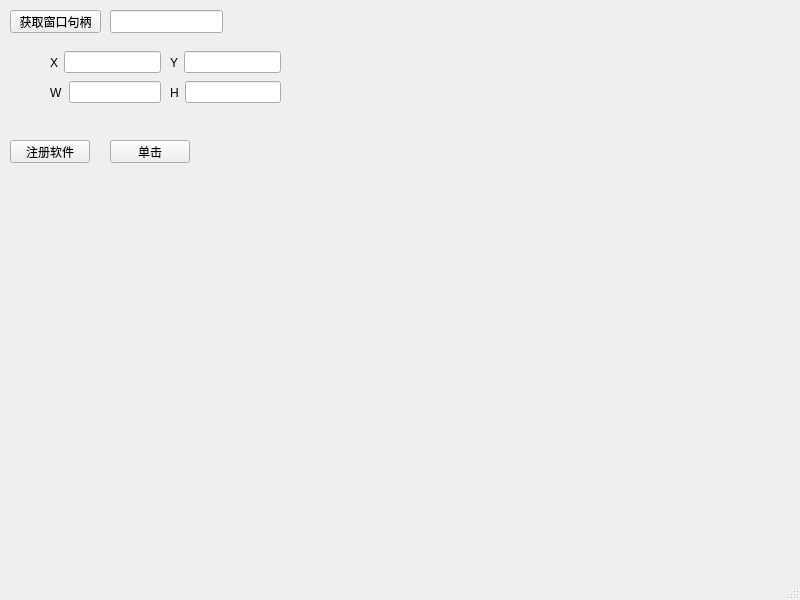
<?xml version="1.0" encoding="UTF-8"?>
<ui version="4.0">
 <class>MainWindow</class>
 <widget class="QMainWindow" name="MainWindow">
  <property name="geometry">
   <rect>
    <x>0</x>
    <y>0</y>
    <width>800</width>
    <height>600</height>
   </rect>
  </property>
  <property name="windowTitle">
   <string>MainWindow</string>
  </property>
  <widget class="QWidget" name="centralwidget">
   <widget class="QPushButton" name="pushButton">
    <property name="geometry">
     <rect>
      <x>10</x>
      <y>10</y>
      <width>91</width>
      <height>23</height>
     </rect>
    </property>
    <property name="text">
     <string>获取窗口句柄</string>
    </property>
   </widget>
   <widget class="QLineEdit" name="winHWID">
    <property name="geometry">
     <rect>
      <x>110</x>
      <y>10</y>
      <width>113</width>
      <height>23</height>
     </rect>
    </property>
    <property name="text">
     <string/>
    </property>
   </widget>
   <widget class="QWidget" name="layoutWidget">
    <property name="geometry">
     <rect>
      <x>170</x>
      <y>50</y>
      <width>111</width>
      <height>25</height>
     </rect>
    </property>
    <layout class="QHBoxLayout" name="horizontalLayout_2">
     <item>
      <widget class="QLabel" name="label_2">
       <property name="text">
        <string>Y</string>
       </property>
      </widget>
     </item>
     <item>
      <widget class="QLineEdit" name="winYLE"/>
     </item>
    </layout>
   </widget>
   <widget class="QWidget" name="layoutWidget_2">
    <property name="geometry">
     <rect>
      <x>50</x>
      <y>80</y>
      <width>111</width>
      <height>25</height>
     </rect>
    </property>
    <layout class="QHBoxLayout" name="horizontalLayout_3">
     <item>
      <widget class="QLabel" name="label_3">
       <property name="text">
        <string>W</string>
       </property>
      </widget>
     </item>
     <item>
      <widget class="QLineEdit" name="winWLE"/>
     </item>
    </layout>
   </widget>
   <widget class="QWidget" name="layoutWidget_3">
    <property name="geometry">
     <rect>
      <x>170</x>
      <y>80</y>
      <width>111</width>
      <height>25</height>
     </rect>
    </property>
    <layout class="QHBoxLayout" name="horizontalLayout_4">
     <item>
      <widget class="QLabel" name="label_4">
       <property name="text">
        <string>H</string>
       </property>
      </widget>
     </item>
     <item>
      <widget class="QLineEdit" name="winHLE"/>
     </item>
    </layout>
   </widget>
   <widget class="QWidget" name="layoutWidget">
    <property name="geometry">
     <rect>
      <x>50</x>
      <y>50</y>
      <width>111</width>
      <height>25</height>
     </rect>
    </property>
    <layout class="QHBoxLayout" name="horizontalLayout">
     <item>
      <widget class="QLabel" name="label">
       <property name="text">
        <string>X</string>
       </property>
      </widget>
     </item>
     <item>
      <widget class="QLineEdit" name="winXLE"/>
     </item>
    </layout>
   </widget>
   <widget class="QPushButton" name="pushButton_2">
    <property name="geometry">
     <rect>
      <x>10</x>
      <y>140</y>
      <width>80</width>
      <height>23</height>
     </rect>
    </property>
    <property name="text">
     <string>注册软件</string>
    </property>
   </widget>
   <widget class="QPushButton" name="pushButton_3">
    <property name="geometry">
     <rect>
      <x>110</x>
      <y>140</y>
      <width>80</width>
      <height>23</height>
     </rect>
    </property>
    <property name="text">
     <string>单击</string>
    </property>
   </widget>
  </widget>
  <widget class="QMenuBar" name="menubar">
   <property name="geometry">
    <rect>
     <x>0</x>
     <y>0</y>
     <width>800</width>
     <height>20</height>
    </rect>
   </property>
  </widget>
  <widget class="QStatusBar" name="statusbar"/>
 </widget>
 <resources/>
 <connections/>
</ui>
